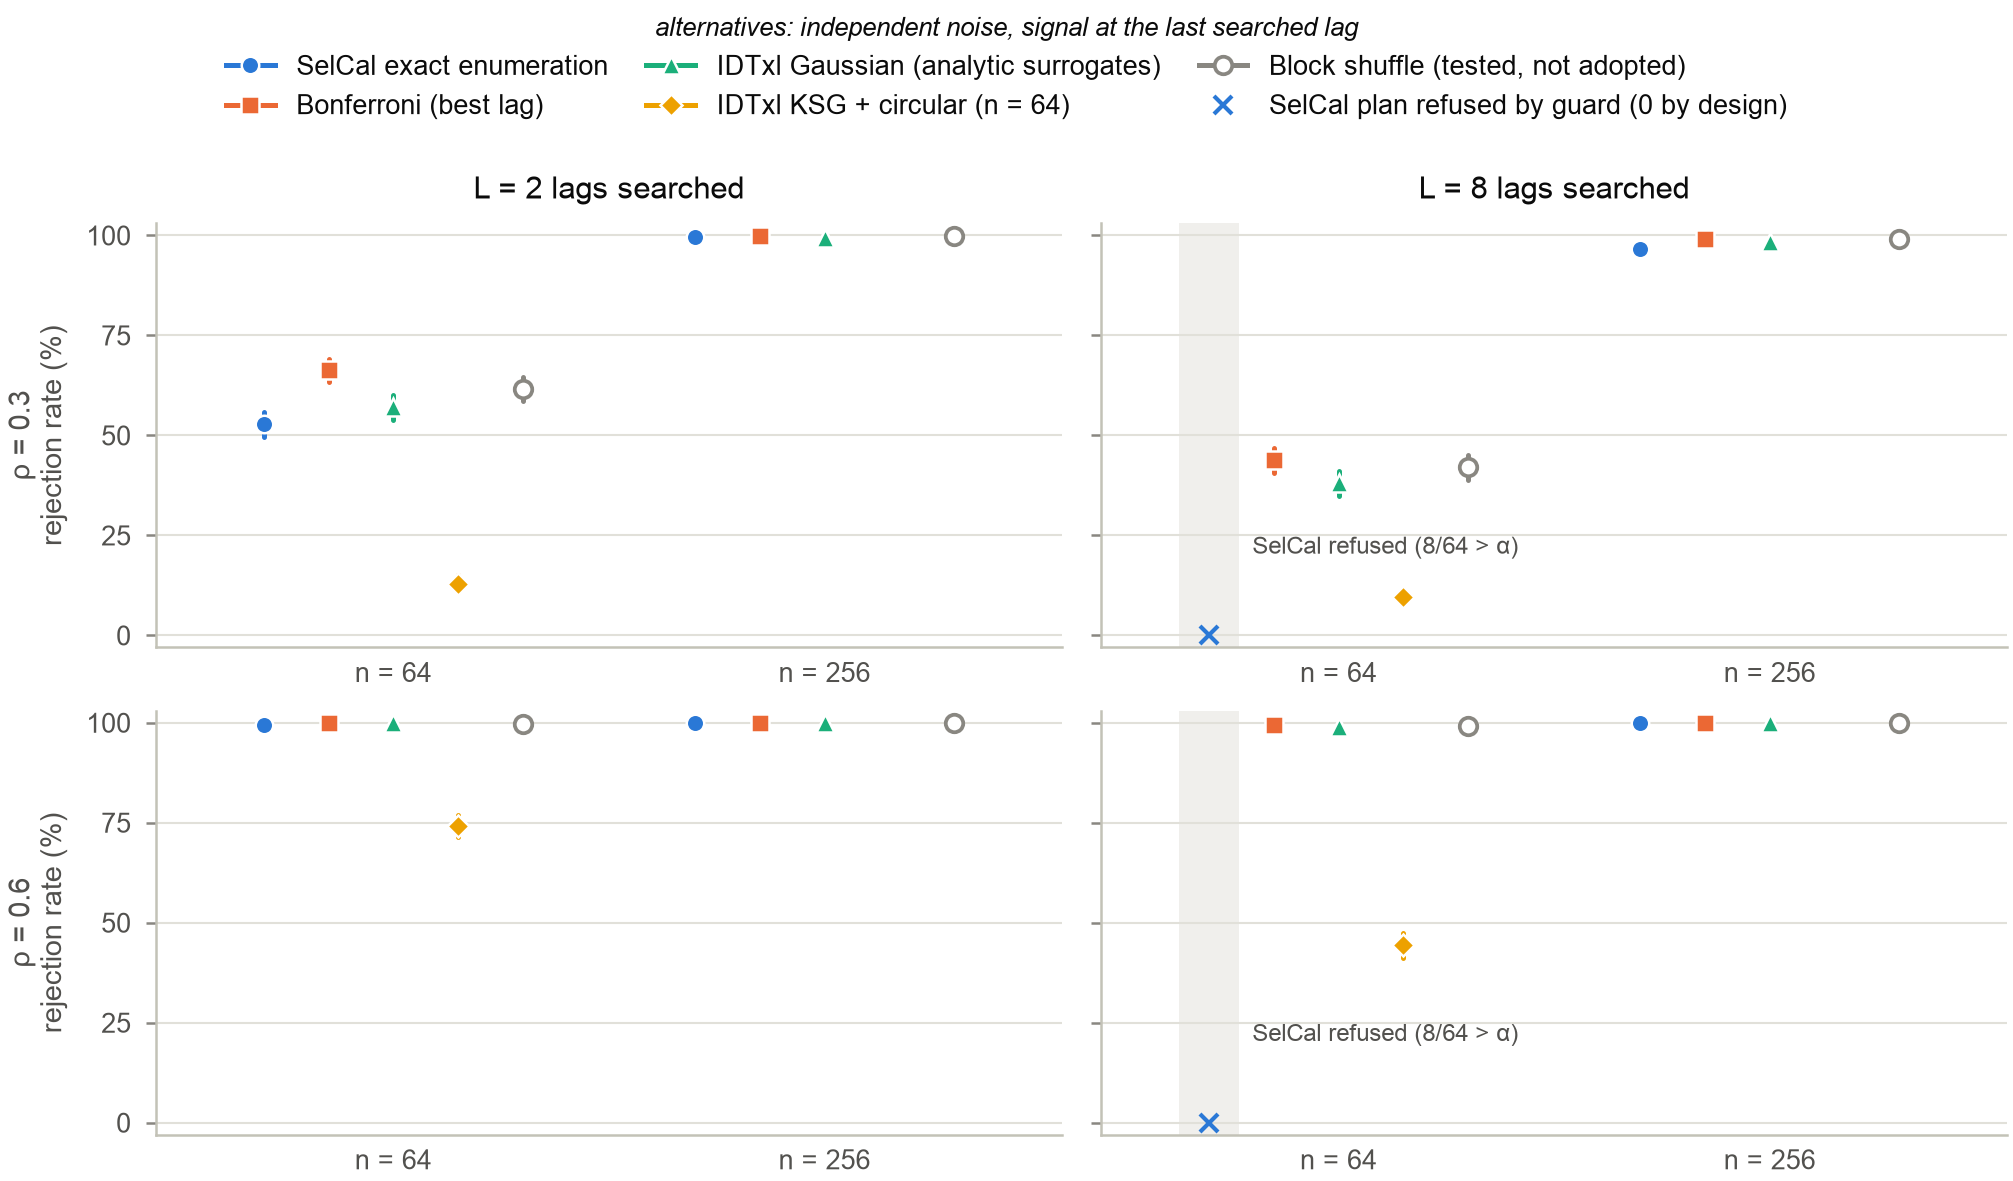

Write the Python code that produced this figure.
"""Fig. 4: power (rejection rate under the alternative) with 95% CP intervals.

Reads results_stage2_analysis.json and results_idtxl_analysis.json directly.
Run: <python> docs/manuscript/figures/fig4_power.py
"""
import matplotlib.pyplot as plt

import _style as S

RHOS = [("rho0.3", "ρ = 0.3"), ("rho0.6", "ρ = 0.6")]


def main():
    S.setup()
    cells = S.load_cells()
    fig, axes = plt.subplots(2, 2, figsize=(S.DOUBLE_W, 9.0 * S.CM), sharey=True)
    for r, (rho, rname) in enumerate(RHOS):
        for c, L in enumerate(S.LS):
            ax = axes[r, c]
            S.dot_interval_panel(ax, cells, "alt", rho, L, ylim=(-3, 103), refused_label_y=22)
            ax.set_yticks([0, 25, 50, 75, 100])
            if r == 0:
                ax.set_title(f"L = {L} lags searched")
            if c == 0:
                ax.set_ylabel(f"{rname}\nrejection rate (%)")
    fig.legend(handles=S.method_legend_handles(), loc="lower center", ncol=3,
               bbox_to_anchor=(0.5, 1.0), frameon=False, handlelength=1.8, columnspacing=1.4,
               title="alternatives: independent noise, signal at the last searched lag",
               title_fontproperties={"size": 6.3, "style": "italic"})
    fig.tight_layout(h_pad=0.8, w_pad=1.0)
    S.save(fig, "fig4_power")


if __name__ == "__main__":
    main()
